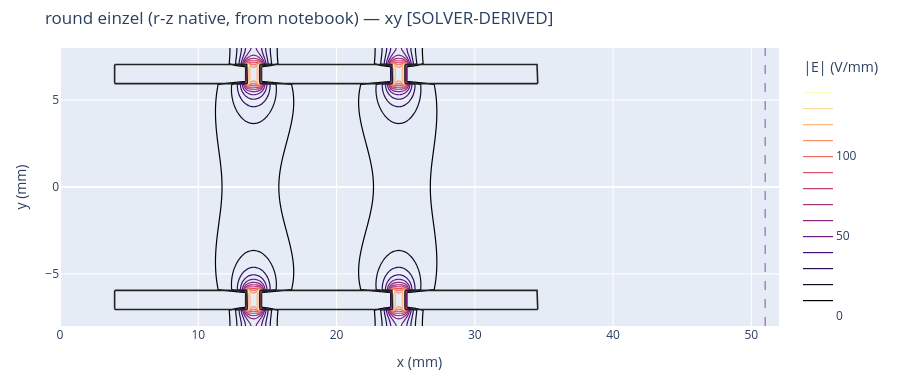

Source (notebook cell):
### Markdown cell above
...and the **field magnitude** $|\mathbf{E}| = |\nabla\Phi|$ of the same
solve. **Why show both:** $\Phi$ is what the solver computes, but the
force on an ion goes as the *gradient* — the $|\mathbf{E}|$ contours show
where ions actually get pushed. For an einzel that is a sharp lesson: the
potential fills the whole lens, but $|\mathbf{E}|$ concentrates in the
two **gaps** between the rings. The lens does not live in the electrodes. It lives in the gaps.

### Code cell
interactive_panel(scene_from_simspec(spec, model, field="E"),
                  "xy", colorscale=COLORMAP, figsize=FIGSIZE)

### Figure 1 — Plotly figure (JSON) as saved in the notebook; plotly's stock layout.template omitted (floating-point values rounded to 4 significant figures; data arrays with more than 128 entries replaced by an {"elided": "..."} marker saying what was removed)
{"data": [{"colorbar": {"title": {"text": "|E| (V/mm)"}}, "colorscale": [[0, "#000004"], [0.1111, "#180f3d"], [0.2222, "#440f76"], [0.3333, "#721f81"], [0.4444, "#9e2f7f"], [0.5556, "#cd4071"], [0.6667, "#f1605d"], [0.7778, "#fd9668"], [0.8889, "#feca8d"], [1, "#fcfdbf"]], "contours": {"coloring": "lines"}, "hoverinfo": "x+y+z", "line": {"width": 1.2}, "ncontours": 26, "type": "contour", "x": {"elided": "521 float values"}, "y": {"elided": "161 float values"}, "z": {"elided": "161x521 float values"}}, {"hoverinfo": "text", "hovertext": "entrance [GND]", "line": {"color": "#222222", "width": 1.6}, "mode": "lines", "name": "entrance [GND]", "showlegend": false, "type": "scatter", "x": {"elided": "216 float values"}, "y": {"elided": "216 float values"}}, {"hoverinfo": "text", "hovertext": "entrance [GND]", "line": {"color": "#222222", "width": 1.6}, "mode": "lines", "name": "entrance [GND]", "showlegend": false, "type": "scatter", "x": {"elided": "216 float values"}, "y": {"elided": "216 float values"}}, {"hoverinfo": "text", "hovertext": "lens [DC -120V]", "line": {"color": "#222222", "width": 1.6}, "mode": "lines", "name": "lens [DC -120V]", "showlegend": false, "type": "scatter", "x": {"elided": "216 float values"}, "y": {"elided": "216 float values"}}, {"hoverinfo": "text", "hovertext": "lens [DC -120V]", "line": {"color": "#222222", "width": 1.6}, "mode": "lines", "name": "lens [DC -120V]", "showlegend": false, "type": "scatter", "x": {"elided": "216 float values"}, "y": {"elided": "216 float values"}}, {"hoverinfo": "text", "hovertext": "exit [GND]", "line": {"color": "#222222", "width": 1.6}, "mode": "lines", "name": "exit [GND]", "showlegend": false, "type": "scatter", "x": {"elided": "216 float values"}, "y": {"elided": "216 float values"}}, {"hoverinfo": "text", "hovertext": "exit [GND]", "line": {"color": "#222222", "width": 1.6}, "mode": "lines", "name": "exit [GND]", "showlegend": false, "type": "scatter", "x": {"elided": "216 float values"}, "y": {"elided": "216 float values"}}, {"hoverinfo": "skip", "marker": {"opacity": 0, "size": 1}, "mode": "markers", "name": "_extent_anchor", "showlegend": false, "type": "scatter", "x": [0, 52], "y": [-8, 8]}], "layout": {"dragmode": "zoom", "height": 380, "margin": {"b": 50, "l": 60, "r": 120, "t": 48}, "shapes": [{"line": {"color": "#9467bd", "dash": "dash", "width": 1.2}, "type": "line", "x0": 51, "x1": 51, "xref": "x", "y0": 0, "y1": 1, "yref": "y domain"}], "title": {"text": "round einzel (r-z native, from notebook) — xy [SOLVER-DERIVED]"}, "uirevision": "keep", "width": 900, "xaxis": {"autorange": false, "range": [0, 52], "title": {"text": "x (mm)"}}, "yaxis": {"autorange": false, "range": [-8, 8], "title": {"text": "y (mm)"}}}}
